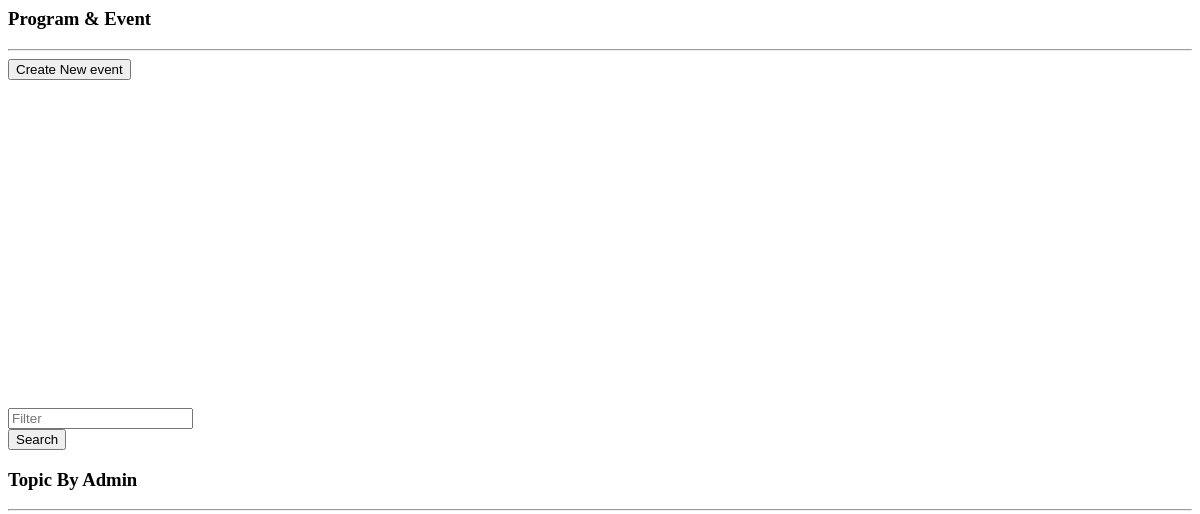
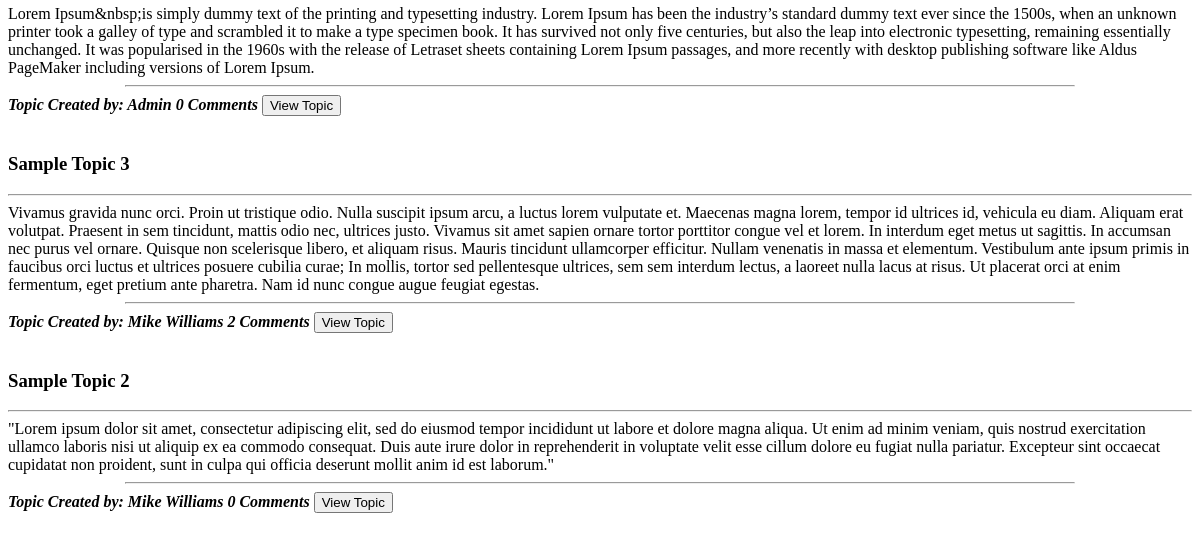
The app's page /forum.php, older data (2 pictures, top to bottom).
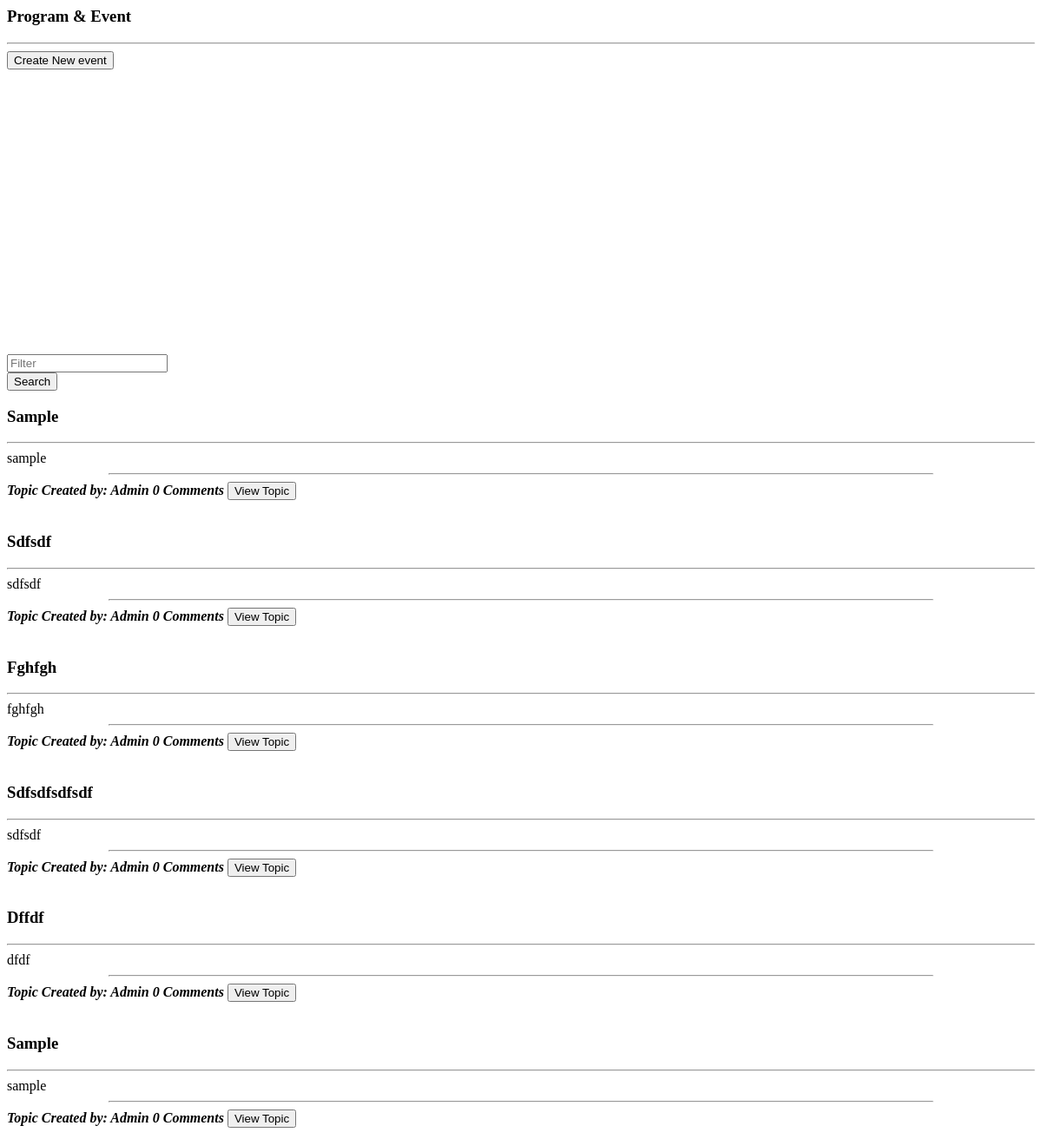
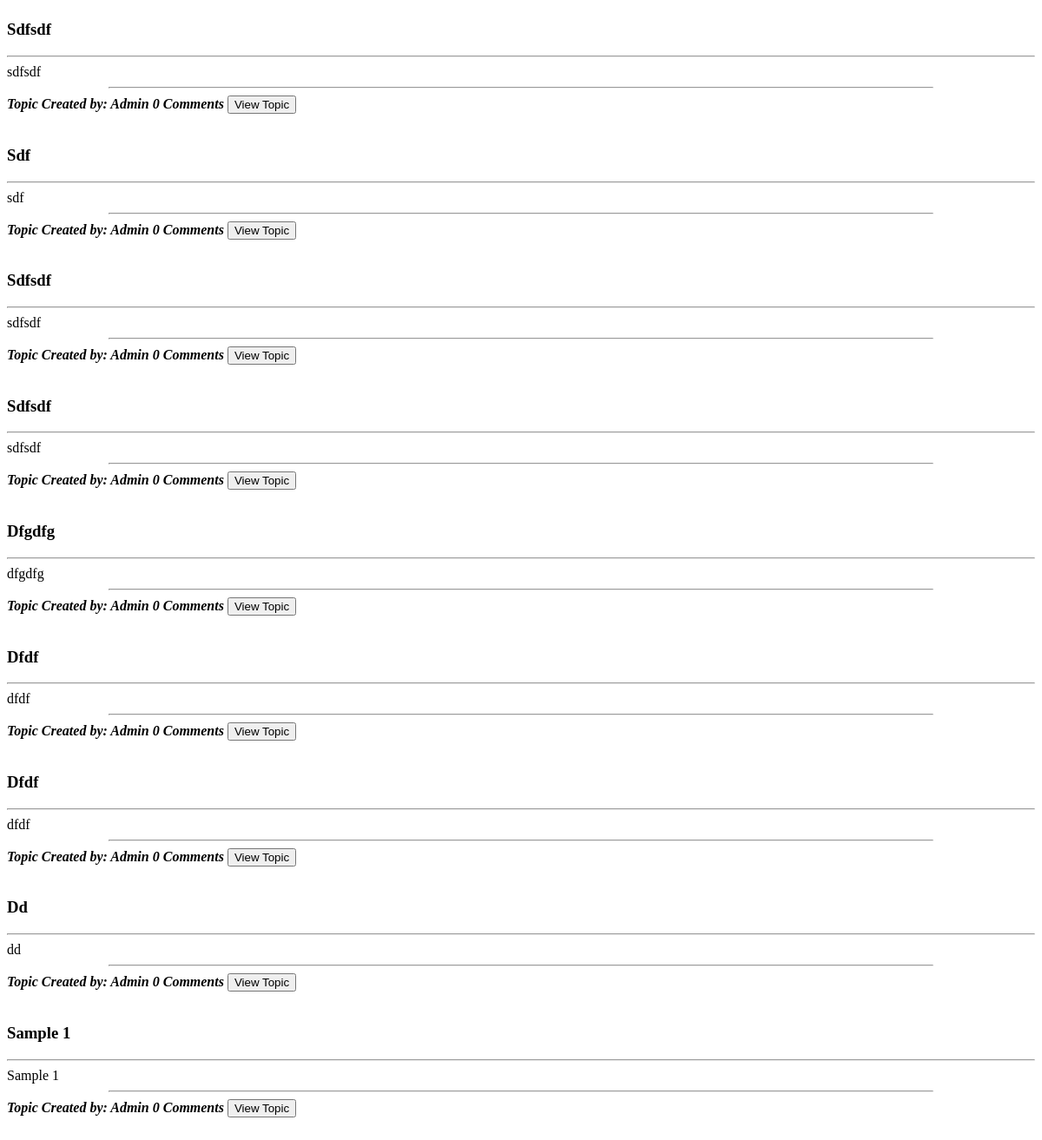
The same page, newer data (2 pictures, top to bottom).
### tables this page shows
CREATE TABLE `forum_topics` (
  `id` int(30) NOT NULL,
  `title` varchar(250) NOT NULL,
  `description` text NOT NULL,
  `user_id` int(30) NOT NULL,
  `date_created` datetime NOT NULL DEFAULT current_timestamp()
);

CREATE TABLE `users` (
  `id` int(30) NOT NULL,
  `name` text NOT NULL,
  `username` varchar(200) NOT NULL,
  `password` text NOT NULL,
  `type` tinyint(1) NOT NULL DEFAULT 3 COMMENT '1=Admin,2=Alumni officer, 3= alumnus',
  `auto_generated_pass` text NOT NULL,
  `alumnus_id` int(30) NOT NULL
);

### forum.php (the view, shortened to what this page needs)
<?php
include 'admin/db_connect.php';
?>
<header class="masthead">
    <div class="container-fluid h-100">
        <div class="row h-100 align-items-center justify-content-center text-center">
            <div class="col-lg-8 align-self-end mb-4 page-title">
                <h3 class="text-white">Program & Event</h3>
                <hr class="divider my-4" />
            <div class="row col-md-12 mb-2 justify-content-center">
                    <button class="btn btn-primary btn-block col-sm-4" type="button" id="new_forum"><i class="fa fa-plus"></i> Create New event</button>
            </div>
            </div>
        </div>
    </div>
</header>
<div class="container mt-3 pt-2">
    <div class="card mb-4">
        <div class="card-body">
            <div class="row">
                <div class="col-md-8">
                    <div class="input-group mb-3">
                      <input type="text" class="form-control" id="filter" placeholder="Filter" aria-label="Filter" aria-describedby="filter-field">
                    </div>
                </div>
                <div class="col-md-4">
                    <button class="btn btn-primary btn-block btn-sm" id="search">Search</button>
                </div>
            </div>
        </div>
    </div>
   <?php
    $event = $conn->query("SELECT f.*,u.name from forum_topics f inner join users u on u.id = f.user_id order by f.id desc");
    while($row = $event->fetch_assoc()):
        $trans = get_html_translation_table(HTML_ENTITIES,ENT_QUOTES);
        unset($trans["\""], $trans["<"], $trans[">"], $trans["<h2"]);
        $desc = strtr(html_entity_decode($row['description']),$trans);
        $desc=str_replace(array("<li>","</li>"), array("",","), $desc);
        $count_comments = $conn->query("SELECT * FROM forum_comments where topic_id = ".$row['id'])->num_rows;
    ?>
    <div class="card Forum-list" data-id="<?php echo $row['id'] ?>">
        <div class="card-body">
            <div class="row  align-items-center justify-content-center text-center h-100">
                <div class="">
                    <h3><b class="filter-txt"><?php echo ucwords($row['title']) ?></b></h3>
                    <hr>
                    <larger class="truncate filter-txt"><?php echo strip_tags($desc) ?></larger>
                    <br>
                    <hr class="divider"  style="max-width: calc(80%)">
                    <span class="badge badge-info float-left px-3 pt-1 pb-1">
                        <b><i>Topic Created by: <span class="filter-txt"><?php echo $row['name'] ?></span></i></b>
                    </span>
                     <span class="badge badge-secondary float-left px-3 pt-1 pb-1 ml-2">
                        <b><i class="fa fa-comments"></i> <i><?php echo $count_comments ?> Comments</i></b>
                    </span>
                    <button class="btn btn-primary float-right view_topic" data-id="<?php echo $row['id'] ?>">View Topic</button>
                </div>
            </div>
        </div>
    </div>
    <br>
    <?php endwhile; ?>
</div>

Row changes from the older to the newer data that the page shows:
removed forum_topics: title "Topic By Admin", description "Lorem Ipsum&nbsp;is simply dummy text of the printing and typesetting industry. Lorem Ipsum has been the industry’s standard dummy text ever since the 1500s, when an unknown printer took a galley of type and scrambled it to make a type specimen book. It has survived not only five centuries, but also the leap into electronic typesetting, remaining essentially unchanged. It was popularised in the 1960s with the release of Letraset sheets containing Lorem Ipsum passages, and more recently with desktop publishing software like Aldus PageMaker including versions of Lorem Ipsum.", user.name "Admin", count_comments "0"
removed forum_topics: title "Sample Topic 3", description "Vivamus gravida nunc orci. Proin ut tristique odio. Nulla suscipit ipsum arcu, a luctus lorem vulputate et. Maecenas magna lorem, tempor id ultrices id, vehicula eu diam. Aliquam erat volutpat. Praesent in sem tincidunt, mattis odio nec, ultrices justo. Vivamus sit amet sapien ornare tortor porttitor congue vel et lorem. In interdum eget metus ut sagittis. In accumsan nec purus vel ornare. Quisque non scelerisque libero, et aliquam risus. Mauris tincidunt ullamcorper efficitur. Nullam venenatis in massa et elementum. Vestibulum ante ipsum primis in faucibus orci luctus et ultrices posuere cubilia curae; In mollis, tortor sed pellentesque ultrices, sem sem interdum lectus, a laoreet nulla…", user.name "Mike Williams", count_comments "2"
removed forum_topics: title "Sample Topic 2", description "\"Lorem ipsum dolor sit amet, consectetur adipiscing elit, sed do eiusmod tempor incididunt ut labore et dolore magna aliqua. Ut enim ad minim veniam, quis nostrud exercitation ullamco laboris nisi ut aliquip ex ea commodo consequat. Duis aute irure dolor in reprehenderit in voluptate velit esse cillum dolore eu fugiat nulla pariatur. Excepteur sint occaecat cupidatat non proident, sunt in culpa qui officia deserunt mollit anim id est laborum.\"", user.name "Mike Williams", count_comments "0"
added forum_topics: title "Sample", description "sample", user.name "Admin", count_comments "0"
added forum_topics: title "Sdfsdf", description "sdfsdf", user.name "Admin", count_comments "0"
added forum_topics: title "Fghfgh", description "fghfgh", user.name "Admin", count_comments "0"
added forum_topics: title "Sdfsdfsdfsdf", description "sdfsdf", user.name "Admin", count_comments "0"
added forum_topics: title "Dffdf", description "dfdf", user.name "Admin", count_comments "0"
added forum_topics: title "Sample", description "sample", user.name "Admin", count_comments "0"
added forum_topics: title "Sdfsdf", description "sdfsdf", user.name "Admin", count_comments "0"
added forum_topics: title "Sdf", description "sdf", user.name "Admin", count_comments "0"
added forum_topics: title "Sdfsdf", description "sdfsdf", user.name "Admin", count_comments "0"
added forum_topics: title "Sdfsdf", description "sdfsdf", user.name "Admin", count_comments "0"
added forum_topics: title "Dfgdfg", description "dfgdfg", user.name "Admin", count_comments "0"
added forum_topics: title "Dfdf", description "dfdf", user.name "Admin", count_comments "0"
added forum_topics: title "Dfdf", description "dfdf", user.name "Admin", count_comments "0"
added forum_topics: title "Dd", description "dd", user.name "Admin", count_comments "0"
added forum_topics: title "Sample 1", description "Sample 1", user.name "Admin", count_comments "0"
